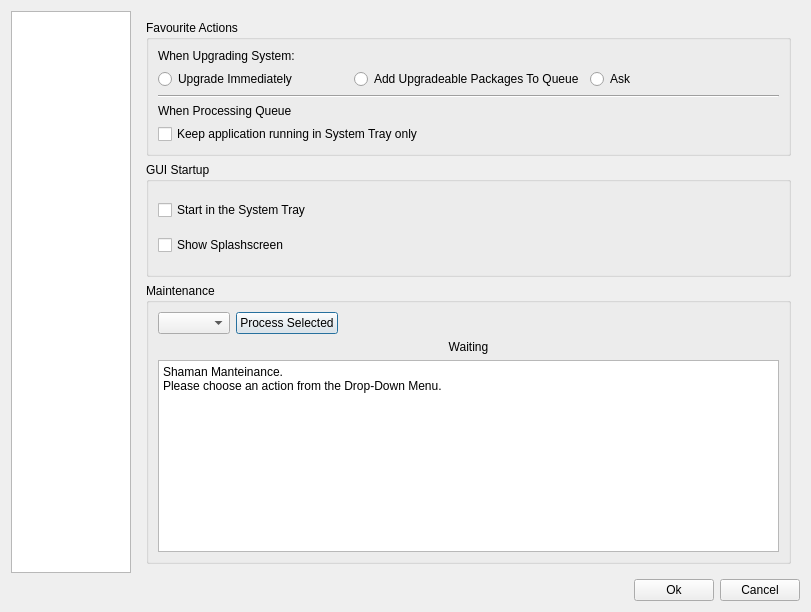
<ui version="4.0" >
 <class>ConfigDialog</class>
 <widget class="QDialog" name="ConfigDialog" >
  <property name="geometry" >
   <rect>
    <x>0</x>
    <y>0</y>
    <width>811</width>
    <height>612</height>
   </rect>
  </property>
  <property name="windowTitle" >
   <string>Shaman - Configuration</string>
  </property>
  <property name="windowIcon" >
   <iconset resource="shaman.qrc" >
    <normaloff>:/Icons/icons/shaman/shaman-system-is-up-to-date-32.png</normaloff>:/Icons/icons/shaman/shaman-system-is-up-to-date-32.png</iconset>
  </property>
  <layout class="QGridLayout" >
   <item row="0" column="0" >
    <widget class="QListWidget" name="listWidget" >
     <property name="sizePolicy" >
      <sizepolicy vsizetype="Minimum" hsizetype="Fixed" >
       <horstretch>0</horstretch>
       <verstretch>0</verstretch>
      </sizepolicy>
     </property>
     <property name="maximumSize" >
      <size>
       <width>120</width>
       <height>16777215</height>
      </size>
     </property>
     <property name="horizontalScrollBarPolicy" >
      <enum>Qt::ScrollBarAlwaysOff</enum>
     </property>
     <property name="dragDropMode" >
      <enum>QAbstractItemView::NoDragDrop</enum>
     </property>
     <property name="selectionBehavior" >
      <enum>QAbstractItemView::SelectRows</enum>
     </property>
     <property name="movement" >
      <enum>QListView::Static</enum>
     </property>
     <property name="isWrapping" stdset="0" >
      <bool>true</bool>
     </property>
     <property name="layoutMode" >
      <enum>QListView::SinglePass</enum>
     </property>
     <property name="spacing" >
      <number>12</number>
     </property>
     <property name="viewMode" >
      <enum>QListView::IconMode</enum>
     </property>
     <property name="uniformItemSizes" >
      <bool>true</bool>
     </property>
    </widget>
   </item>
   <item row="0" column="1" colspan="3" >
    <widget class="QStackedWidget" name="stackedWidget" >
     <property name="sizePolicy" >
      <sizepolicy vsizetype="Minimum" hsizetype="Minimum" >
       <horstretch>0</horstretch>
       <verstretch>0</verstretch>
      </sizepolicy>
     </property>
     <property name="currentIndex" >
      <number>0</number>
     </property>
     <widget class="QWidget" name="Seite" >
      <property name="geometry" >
       <rect>
        <x>0</x>
        <y>0</y>
        <width>679</width>
        <height>570</height>
       </rect>
      </property>
      <layout class="QVBoxLayout" >
       <item>
        <widget class="QGroupBox" name="groupBox_5" >
         <property name="title" >
          <string>Favourite Actions</string>
         </property>
         <property name="alignment" >
          <set>Qt::AlignLeading</set>
         </property>
         <layout class="QGridLayout" >
          <item row="0" column="0" >
           <widget class="QLabel" name="label_7" >
            <property name="text" >
             <string>When Upgrading System:</string>
            </property>
           </widget>
          </item>
          <item row="1" column="0" >
           <layout class="QHBoxLayout" >
            <item>
             <widget class="QRadioButton" name="upNowRadio" >
              <property name="text" >
               <string>Upgrade Immediately</string>
              </property>
             </widget>
            </item>
            <item>
             <widget class="QRadioButton" name="addUpRadio" >
              <property name="text" >
               <string>Add Upgradeable Packages To Queue</string>
              </property>
             </widget>
            </item>
            <item>
             <widget class="QRadioButton" name="askUpRadio" >
              <property name="text" >
               <string>Ask</string>
              </property>
             </widget>
            </item>
           </layout>
          </item>
          <item row="2" column="0" >
           <widget class="Line" name="line" >
            <property name="orientation" >
             <enum>Qt::Horizontal</enum>
            </property>
           </widget>
          </item>
          <item row="3" column="0" >
           <widget class="QLabel" name="label_8" >
            <property name="text" >
             <string>When Processing Queue</string>
            </property>
           </widget>
          </item>
          <item row="4" column="0" >
           <widget class="QCheckBox" name="keepQueueTrayBox" >
            <property name="text" >
             <string>Keep application running in System Tray only</string>
            </property>
           </widget>
          </item>
         </layout>
        </widget>
       </item>
       <item>
        <widget class="QGroupBox" name="groupBox_6" >
         <property name="title" >
          <string>GUI Startup</string>
         </property>
         <layout class="QGridLayout" >
          <item row="0" column="0" >
           <widget class="QCheckBox" name="startTrayBox" >
            <property name="text" >
             <string>Start in the System Tray</string>
            </property>
           </widget>
          </item>
          <item row="1" column="0" >
           <widget class="QCheckBox" name="splashScreenBox" >
            <property name="text" >
             <string>Show Splashscreen</string>
            </property>
           </widget>
          </item>
         </layout>
        </widget>
       </item>
       <item>
        <widget class="QGroupBox" name="groupBox" >
         <property name="title" >
          <string>Maintenance</string>
         </property>
         <layout class="QGridLayout" >
          <item row="0" column="0" >
           <layout class="QVBoxLayout" >
            <item>
             <layout class="QHBoxLayout" >
              <item>
               <widget class="QComboBox" name="mantActionBox" />
              </item>
              <item>
               <widget class="QPushButton" name="mantProcessButton" >
                <property name="sizePolicy" >
                 <sizepolicy vsizetype="Fixed" hsizetype="Maximum" >
                  <horstretch>0</horstretch>
                  <verstretch>0</verstretch>
                 </sizepolicy>
                </property>
                <property name="text" >
                 <string>Process Selected</string>
                </property>
                <property name="icon" >
                 <iconset resource="shaman.qrc" >
                  <normaloff>:/Icons/icons/dialog-ok-apply.png</normaloff>:/Icons/icons/dialog-ok-apply.png</iconset>
                </property>
               </widget>
              </item>
              <item>
               <spacer>
                <property name="orientation" >
                 <enum>Qt::Horizontal</enum>
                </property>
                <property name="sizeHint" stdset="0" >
                 <size>
                  <width>40</width>
                  <height>20</height>
                 </size>
                </property>
               </spacer>
              </item>
             </layout>
            </item>
            <item>
             <layout class="QHBoxLayout" >
              <item>
               <widget class="QLabel" name="statusLabel" >
                <property name="text" >
                 <string comment="Waiting for a user action" >Waiting</string>
                </property>
                <property name="alignment" >
                 <set>Qt::AlignCenter</set>
                </property>
               </widget>
              </item>
             </layout>
            </item>
            <item>
             <widget class="QTextEdit" name="mantDetails" >
              <property name="sizePolicy" >
               <sizepolicy vsizetype="Maximum" hsizetype="Preferred" >
                <horstretch>0</horstretch>
                <verstretch>0</verstretch>
               </sizepolicy>
              </property>
              <property name="html" >
               <string>&lt;!DOCTYPE HTML PUBLIC "-//W3C//DTD HTML 4.0//EN" "http://www.w3.org/TR/REC-html40/strict.dtd">
&lt;html>&lt;head>&lt;meta name="qrichtext" content="1" />&lt;style type="text/css">
p, li { white-space: pre-wrap; }
&lt;/style>&lt;/head>&lt;body style=" font-family:'Bitstream Vera Sans'; font-size:10pt; font-weight:400; font-style:normal;">
&lt;p style=" margin-top:0px; margin-bottom:0px; margin-left:0px; margin-right:0px; -qt-block-indent:0; text-indent:0px; font-family:'Liberation Sans'; font-size:9pt;">Shaman Manteinance.&lt;/p>
&lt;p style=" margin-top:0px; margin-bottom:0px; margin-left:0px; margin-right:0px; -qt-block-indent:0; text-indent:0px; font-family:'Liberation Sans'; font-size:9pt;">Please choose an action from the Drop-Down Menu.&lt;/p>&lt;/body>&lt;/html></string>
              </property>
             </widget>
            </item>
           </layout>
          </item>
         </layout>
        </widget>
       </item>
      </layout>
     </widget>
     <widget class="QWidget" name="Seite_2" >
      <property name="geometry" >
       <rect>
        <x>0</x>
        <y>0</y>
        <width>100</width>
        <height>30</height>
       </rect>
      </property>
      <layout class="QGridLayout" >
       <item row="0" column="0" >
        <widget class="QGroupBox" name="groupBox_2" >
         <property name="sizePolicy" >
          <sizepolicy vsizetype="Preferred" hsizetype="Preferred" >
           <horstretch>0</horstretch>
           <verstretch>0</verstretch>
          </sizepolicy>
         </property>
         <property name="title" >
          <string>Checkable Options</string>
         </property>
         <layout class="QGridLayout" >
          <item row="0" column="0" >
           <widget class="QCheckBox" name="noPassiveFtpBox" >
            <property name="text" >
             <string>Use Active FTP</string>
            </property>
           </widget>
          </item>
          <item row="2" column="0" >
           <widget class="QCheckBox" name="useDeltaBox" >
            <property name="text" >
             <string>Use Deltas (needs xdelta to be installed)</string>
            </property>
           </widget>
          </item>
          <item row="1" column="0" >
           <widget class="QCheckBox" name="sysLogBox" >
            <property name="text" >
             <string>Use SysLog</string>
            </property>
           </widget>
          </item>
         </layout>
        </widget>
       </item>
       <item row="1" column="0" >
        <widget class="QGroupBox" name="groupBox_3" >
         <property name="title" >
          <string>Advanced Options</string>
         </property>
         <layout class="QGridLayout" >
          <item row="0" column="0" >
           <layout class="QVBoxLayout" >
            <item>
             <layout class="QGridLayout" >
              <item row="0" column="0" >
               <widget class="QLabel" name="label" >
                <property name="text" >
                 <string>HoldPkgs:</string>
                </property>
               </widget>
              </item>
              <item row="0" column="1" >
               <widget class="QLineEdit" name="holdPkgLine" />
              </item>
              <item row="1" column="0" >
               <widget class="QLabel" name="label_2" >
                <property name="text" >
                 <string>IgnorePkgs:</string>
                </property>
               </widget>
              </item>
              <item row="1" column="1" >
               <widget class="QLineEdit" name="ignorePkgLine" />
              </item>
              <item row="2" column="0" >
               <widget class="QLabel" name="label_3" >
                <property name="text" >
                 <string>IgnoreGroups:</string>
                </property>
               </widget>
              </item>
              <item row="2" column="1" >
               <widget class="QLineEdit" name="ignoreGrpsLine" />
              </item>
              <item row="3" column="0" >
               <widget class="QLabel" name="label_4" >
                <property name="text" >
                 <string>NoUpgrade:</string>
                </property>
               </widget>
              </item>
              <item row="3" column="1" >
               <widget class="QLineEdit" name="noUpgradeLine" />
              </item>
              <item row="4" column="0" >
               <widget class="QLabel" name="label_5" >
                <property name="text" >
                 <string>NoExtract:</string>
                </property>
               </widget>
              </item>
              <item row="4" column="1" >
               <widget class="QLineEdit" name="noExtractLine" />
              </item>
              <item row="5" column="0" >
               <widget class="QLabel" name="label_20" >
                <property name="text" >
                 <string>Log File:</string>
                </property>
               </widget>
              </item>
              <item row="5" column="1" >
               <widget class="QLineEdit" name="logFileLine" />
              </item>
             </layout>
            </item>
            <item>
             <layout class="QVBoxLayout" >
              <item>
               <widget class="QLabel" name="label_6" >
                <property name="text" >
                 <string>XFerCommand: (example: /path/to/command %u) Blank for Default</string>
                </property>
               </widget>
              </item>
              <item>
               <widget class="QLineEdit" name="xFerCommandLine" />
              </item>
             </layout>
            </item>
           </layout>
          </item>
         </layout>
        </widget>
       </item>
       <item row="2" column="0" >
        <spacer>
         <property name="orientation" >
          <enum>Qt::Vertical</enum>
         </property>
         <property name="sizeHint" stdset="0" >
          <size>
           <width>20</width>
           <height>40</height>
          </size>
         </property>
        </spacer>
       </item>
      </layout>
     </widget>
     <widget class="QWidget" name="page" >
      <property name="geometry" >
       <rect>
        <x>0</x>
        <y>0</y>
        <width>100</width>
        <height>30</height>
       </rect>
      </property>
      <layout class="QGridLayout" >
       <item row="1" column="0" >
        <widget class="QTabWidget" name="repoTab" >
         <property name="currentIndex" >
          <number>0</number>
         </property>
         <widget class="QWidget" name="officialTab" >
          <property name="geometry" >
           <rect>
            <x>0</x>
            <y>0</y>
            <width>640</width>
            <height>320</height>
           </rect>
          </property>
          <attribute name="title" >
           <string>Arch Linux Official Repositories</string>
          </attribute>
          <attribute name="icon" >
           <iconset resource="shaman.qrc" >
            <normaloff>:/Icons/icons/archlinux-icon-crystal-32.svg</normaloff>:/Icons/icons/archlinux-icon-crystal-32.svg</iconset>
          </attribute>
          <layout class="QGridLayout" >
           <item row="0" column="0" >
            <layout class="QVBoxLayout" >
             <item>
              <layout class="QVBoxLayout" >
               <item>
                <layout class="QHBoxLayout" >
                 <item>
                  <widget class="QLabel" name="label_18" >
                   <property name="text" >
                    <string/>
                   </property>
                   <property name="pixmap" >
                    <pixmap resource="shaman.qrc" >:/Icons/icons/archlinux-icon-crystal-32.svg</pixmap>
                   </property>
                  </widget>
                 </item>
                 <item>
                  <widget class="QLabel" name="officialLabel" >
                   <property name="text" >
                    <string>Here you can choose what repositories to use between Arch Linux's official ones.
Please note that packages from Unstable and Testing may break your system.</string>
                   </property>
                  </widget>
                 </item>
                </layout>
               </item>
               <item>
                <widget class="QCheckBox" name="coreBox" >
                 <property name="text" >
                  <string comment="Do not translate" >Core</string>
                 </property>
                </widget>
               </item>
               <item>
                <widget class="QCheckBox" name="extraBox" >
                 <property name="text" >
                  <string comment="Do not translate" >Extra</string>
                 </property>
                </widget>
               </item>
               <item>
                <widget class="QCheckBox" name="communityBox" >
                 <property name="text" >
                  <string comment="Do not translate" >Community</string>
                 </property>
                </widget>
               </item>
               <item>
                <widget class="QCheckBox" name="testingBox" >
                 <property name="text" >
                  <string comment="Do not translate" >Testing</string>
                 </property>
                </widget>
               </item>
               <item>
                <widget class="QCheckBox" name="unstableBox" >
                 <property name="text" >
                  <string comment="Do not translate" >Unstable</string>
                 </property>
                </widget>
               </item>
               <item>
                <spacer>
                 <property name="orientation" >
                  <enum>Qt::Vertical</enum>
                 </property>
                 <property name="sizeHint" stdset="0" >
                  <size>
                   <width>20</width>
                   <height>40</height>
                  </size>
                 </property>
                </spacer>
               </item>
              </layout>
             </item>
             <item>
              <widget class="QGroupBox" name="groupBox_4" >
               <property name="title" >
                <string>Server</string>
               </property>
               <layout class="QGridLayout" >
                <item row="0" column="0" >
                 <widget class="QLabel" name="mirrorLabel" >
                  <property name="text" >
                   <string>Mirror:</string>
                  </property>
                 </widget>
                </item>
                <item row="0" column="1" >
                 <widget class="QComboBox" name="mirrorBox" />
                </item>
                <item row="2" column="1" >
                 <layout class="QHBoxLayout" >
                  <item>
                   <widget class="QLineEdit" name="addMirrorLine" />
                  </item>
                  <item>
                   <widget class="QPushButton" name="addMirrorButton" >
                    <property name="text" >
                     <string>Add Mirror</string>
                    </property>
                    <property name="icon" >
                     <iconset resource="shaman.qrc" >
                      <normaloff>:/Icons/icons/list-add.png</normaloff>:/Icons/icons/list-add.png</iconset>
                    </property>
                   </widget>
                  </item>
                 </layout>
                </item>
               </layout>
              </widget>
             </item>
            </layout>
           </item>
          </layout>
         </widget>
         <widget class="QWidget" name="KDEModTab" >
          <property name="geometry" >
           <rect>
            <x>0</x>
            <y>0</y>
            <width>640</width>
            <height>320</height>
           </rect>
          </property>
          <attribute name="title" >
           <string>KDEMod Repositories</string>
          </attribute>
          <attribute name="icon" >
           <iconset resource="shaman.qrc" >
            <normaloff>:/Icons/icons/archlinux-mods-kdemod.svg</normaloff>:/Icons/icons/archlinux-mods-kdemod.svg</iconset>
          </attribute>
          <layout class="QVBoxLayout" >
           <item>
            <layout class="QVBoxLayout" >
             <item>
              <layout class="QHBoxLayout" >
               <item>
                <widget class="QLabel" name="label_15" >
                 <property name="text" >
                  <string/>
                 </property>
                 <property name="pixmap" >
                  <pixmap resource="shaman.qrc" >:/Icons/icons/archlinux-mods-kdemod.svg</pixmap>
                 </property>
                </widget>
               </item>
               <item>
                <widget class="QLabel" name="KDEModLabel" >
                 <property name="text" >
                  <string>KDEMod is an improved version of KDE, an Arch Linux exclusive. Featuring an 
improved Qt build, compatible with Arch Linux standard Qt's, an improved theme,
and lots of addons, KDEMod is the best way to taste the ease and the power
of KDE with the simplicity and the power of Arch.</string>
                 </property>
                </widget>
               </item>
              </layout>
             </item>
             <item>
              <widget class="QCheckBox" name="KDEMod3Box" >
               <property name="text" >
                <string>KDEMod 3 Repository</string>
               </property>
              </widget>
             </item>
             <item>
              <widget class="QCheckBox" name="KDEMod3TestBox" >
               <property name="text" >
                <string>KDEMod 3 Testing Repository</string>
               </property>
              </widget>
             </item>
             <item>
              <widget class="QCheckBox" name="KDEMod4Box" >
               <property name="text" >
                <string>KDEMod 4 Repository (Unstable, testers only)</string>
               </property>
              </widget>
             </item>
             <item>
              <spacer>
               <property name="orientation" >
                <enum>Qt::Vertical</enum>
               </property>
               <property name="sizeHint" stdset="0" >
                <size>
                 <width>20</width>
                 <height>40</height>
                </size>
               </property>
              </spacer>
             </item>
             <item>
              <widget class="QGroupBox" name="groupBox_13" >
               <property name="title" >
                <string>Server</string>
               </property>
               <layout class="QGridLayout" >
                <item row="0" column="0" >
                 <widget class="QLabel" name="mirrorLabel_2" >
                  <property name="text" >
                   <string>Mirror:</string>
                  </property>
                 </widget>
                </item>
                <item row="0" column="1" >
                 <widget class="QComboBox" name="KDEModMirrorBox" />
                </item>
                <item row="2" column="1" >
                 <layout class="QHBoxLayout" >
                  <item>
                   <widget class="QLineEdit" name="addKDEModMirrorLine" />
                  </item>
                  <item>
                   <widget class="QPushButton" name="addKDEModMirrorButton" >
                    <property name="text" >
                     <string>Add Mirror</string>
                    </property>
                    <property name="icon" >
                     <iconset resource="shaman.qrc" >
                      <normaloff>:/Icons/icons/list-add.png</normaloff>:/Icons/icons/list-add.png</iconset>
                    </property>
                   </widget>
                  </item>
                 </layout>
                </item>
               </layout>
              </widget>
             </item>
            </layout>
           </item>
          </layout>
         </widget>
         <widget class="QWidget" name="thirdPartyTab" >
          <property name="geometry" >
           <rect>
            <x>0</x>
            <y>0</y>
            <width>640</width>
            <height>320</height>
           </rect>
          </property>
          <attribute name="title" >
           <string>Third-Party Repositories</string>
          </attribute>
          <attribute name="icon" >
           <iconset resource="shaman.qrc" >
            <normaloff>:/Icons/icons/network-server-database.png</normaloff>:/Icons/icons/network-server-database.png</iconset>
          </attribute>
          <layout class="QGridLayout" >
           <item row="0" column="0" >
            <layout class="QVBoxLayout" >
             <item>
              <widget class="QLabel" name="thirdPartyLabel" >
               <property name="text" >
                <string>You can extend your packages choice by adding other repositories. Third-Party 
Repositories act just as normal ones, and will be accessible through both Shaman
and Pacman.</string>
               </property>
              </widget>
             </item>
             <item>
              <widget class="QTreeWidget" name="thirdPartyWidget" >
               <property name="indentation" >
                <number>0</number>
               </property>
               <property name="itemsExpandable" >
                <bool>false</bool>
               </property>
               <column>
                <property name="text" >
                 <string>Repository</string>
                </property>
               </column>
               <column>
                <property name="text" >
                 <string>Server</string>
                </property>
               </column>
              </widget>
             </item>
             <item>
              <layout class="QHBoxLayout" >
               <item>
                <spacer>
                 <property name="orientation" >
                  <enum>Qt::Horizontal</enum>
                 </property>
                 <property name="sizeHint" stdset="0" >
                  <size>
                   <width>71</width>
                   <height>20</height>
                  </size>
                 </property>
                </spacer>
               </item>
               <item>
                <widget class="QPushButton" name="addThirdPartyButton" >
                 <property name="text" >
                  <string>Add New Repository</string>
                 </property>
                 <property name="icon" >
                  <iconset resource="shaman.qrc" >
                   <normaloff>:/Icons/icons/list-add.png</normaloff>:/Icons/icons/list-add.png</iconset>
                 </property>
                </widget>
               </item>
               <item>
                <widget class="QPushButton" name="editThirdPartyButton" >
                 <property name="text" >
                  <string>Edit Repository</string>
                 </property>
                 <property name="icon" >
                  <iconset resource="shaman.qrc" >
                   <normaloff>:/Icons/icons/draw-text.png</normaloff>:/Icons/icons/draw-text.png</iconset>
                 </property>
                </widget>
               </item>
               <item>
                <widget class="QPushButton" name="removeThirdPartyButton" >
                 <property name="text" >
                  <string>Remove Repository</string>
                 </property>
                 <property name="icon" >
                  <iconset resource="shaman.qrc" >
                   <normaloff>:/Icons/icons/list-remove.png</normaloff>:/Icons/icons/list-remove.png</iconset>
                 </property>
                </widget>
               </item>
              </layout>
             </item>
            </layout>
           </item>
          </layout>
         </widget>
        </widget>
       </item>
      </layout>
     </widget>
     <widget class="QWidget" name="Seite_3" >
      <property name="geometry" >
       <rect>
        <x>0</x>
        <y>0</y>
        <width>100</width>
        <height>30</height>
       </rect>
      </property>
      <layout class="QGridLayout" >
       <item row="0" column="0" >
        <widget class="QGroupBox" name="groupBox_9" >
         <property name="title" >
          <string>Preferences</string>
         </property>
         <layout class="QGridLayout" >
          <item row="0" column="0" >
           <widget class="QCheckBox" name="makeDepsSourceBox" >
            <property name="text" >
             <string>Process all dependencies and queue from binary first (recommended)</string>
            </property>
           </widget>
          </item>
          <item row="1" column="0" >
           <widget class="QCheckBox" name="reviewBuildOutBox" >
            <property name="text" >
             <string>Review Building output before installing</string>
            </property>
           </widget>
          </item>
         </layout>
        </widget>
       </item>
       <item row="1" column="0" >
        <widget class="QGroupBox" name="groupBox_7" >
         <property name="title" >
          <string>ABS Configuration</string>
         </property>
         <layout class="QGridLayout" >
          <item row="0" column="0" >
           <widget class="QRadioButton" name="useMatchSupRadio" >
            <property name="text" >
             <string>Use supfiles that match your current repositories</string>
            </property>
           </widget>
          </item>
          <item row="1" column="0" >
           <layout class="QHBoxLayout" >
            <item>
             <widget class="QRadioButton" name="useCustomSupRadio" >
              <property name="text" >
               <string>Define supfiles manually</string>
              </property>
             </widget>
            </item>
            <item>
             <widget class="QLineEdit" name="supEdit" />
            </item>
           </layout>
          </item>
         </layout>
        </widget>
       </item>
       <item row="2" column="0" >
        <widget class="QGroupBox" name="groupBox_8" >
         <property name="title" >
          <string>Makepkg Configuration</string>
         </property>
         <layout class="QGridLayout" >
          <item row="0" column="0" >
           <widget class="QLabel" name="label_9" >
            <property name="text" >
             <string>CFlags</string>
            </property>
           </widget>
          </item>
          <item row="0" column="1" >
           <widget class="QLineEdit" name="CFlagEdit" />
          </item>
          <item row="1" column="0" >
           <widget class="QLabel" name="label_10" >
            <property name="text" >
             <string>CXXFlags</string>
            </property>
           </widget>
          </item>
          <item row="1" column="1" >
           <widget class="QLineEdit" name="CXXFlagEdit" />
          </item>
          <item row="2" column="0" >
           <widget class="QLabel" name="label_11" >
            <property name="text" >
             <string>BuildEnv</string>
            </property>
           </widget>
          </item>
          <item row="2" column="1" >
           <widget class="QLineEdit" name="buildEnvEdit" />
          </item>
          <item row="3" column="0" >
           <widget class="QLabel" name="label_12" >
            <property name="text" >
             <string>Options</string>
            </property>
           </widget>
          </item>
          <item row="3" column="1" >
           <widget class="QLineEdit" name="optionsMkPkgEdit" />
          </item>
          <item row="4" column="0" >
           <widget class="QLabel" name="label_13" >
            <property name="text" >
             <string>Doc_Dirs</string>
            </property>
           </widget>
          </item>
          <item row="4" column="1" >
           <widget class="QLineEdit" name="docDirsEdit" />
          </item>
         </layout>
        </widget>
       </item>
       <item row="3" column="0" >
        <widget class="QGroupBox" name="groupBox_10" >
         <property name="title" >
          <string>Build Environment</string>
         </property>
         <layout class="QGridLayout" >
          <item row="0" column="0" >
           <layout class="QHBoxLayout" >
            <item>
             <widget class="QLabel" name="label_14" >
              <property name="text" >
               <string>Building Path</string>
              </property>
             </widget>
            </item>
            <item>
             <widget class="QLineEdit" name="buildPathEdit" />
            </item>
           </layout>
          </item>
          <item row="1" column="0" >
           <widget class="QCheckBox" name="cleanMakeDepsBox" >
            <property name="text" >
             <string>Remove installed makedepends after build</string>
            </property>
           </widget>
          </item>
          <item row="2" column="0" >
           <widget class="QCheckBox" name="cleanBuildEnvBox" >
            <property name="text" >
             <string>Clean Build Environment after installation</string>
            </property>
           </widget>
          </item>
         </layout>
        </widget>
       </item>
      </layout>
     </widget>
     <widget class="QWidget" name="page_2" >
      <property name="geometry" >
       <rect>
        <x>0</x>
        <y>0</y>
        <width>100</width>
        <height>30</height>
       </rect>
      </property>
      <layout class="QGridLayout" >
       <item row="0" column="0" >
        <widget class="QGroupBox" name="groupBox_11" >
         <property name="title" >
          <string>When Application is in System Tray only</string>
         </property>
         <layout class="QGridLayout" >
          <item row="0" column="0" colspan="2" >
           <widget class="QCheckBox" name="updateDbTrayBox" >
            <property name="text" >
             <string>Update Database every</string>
            </property>
           </widget>
          </item>
          <item row="0" column="2" >
           <widget class="QSpinBox" name="minutesSpin" >
            <property name="enabled" >
             <bool>true</bool>
            </property>
            <property name="suffix" >
             <string comment="As in &quot;minutes&quot;" >min</string>
            </property>
           </widget>
          </item>
          <item row="1" column="0" colspan="3" >
           <widget class="QCheckBox" name="updateDbShowNotify" >
            <property name="text" >
             <string>Show tray notification Windows</string>
            </property>
            <property name="checked" >
             <bool>false</bool>
            </property>
           </widget>
          </item>
          <item row="2" column="0" >
           <widget class="QLabel" name="label_17" >
            <property name="text" >
             <string>If upgrades are available:</string>
            </property>
           </widget>
          </item>
          <item row="2" column="1" colspan="2" >
           <widget class="QRadioButton" name="upNotifyRadio" >
            <property name="text" >
             <string>Just Notify</string>
            </property>
           </widget>
          </item>
          <item row="2" column="3" >
           <widget class="QRadioButton" name="upNotifyAddRadio" >
            <property name="text" >
             <string>Notify and add them to Queue</string>
            </property>
           </widget>
          </item>
         </layout>
        </widget>
       </item>
       <item row="1" column="0" >
        <widget class="QGroupBox" name="proxyGroup" >
         <property name="title" >
          <string>Use a proxy-server</string>
         </property>
         <property name="checkable" >
          <bool>true</bool>
         </property>
         <property name="checked" >
          <bool>false</bool>
         </property>
         <layout class="QGridLayout" >
          <item row="0" column="0" >
           <widget class="QLabel" name="label_16" >
            <property name="text" >
             <string>IP:</string>
            </property>
           </widget>
          </item>
          <item row="0" column="1" >
           <widget class="QLineEdit" name="proxyServer" >
            <property name="sizePolicy" >
             <sizepolicy vsizetype="Fixed" hsizetype="MinimumExpanding" >
              <horstretch>0</horstretch>
              <verstretch>0</verstretch>
             </sizepolicy>
            </property>
            <property name="minimumSize" >
             <size>
              <width>0</width>
              <height>0</height>
             </size>
            </property>
           </widget>
          </item>
          <item row="0" column="2" >
           <widget class="QLabel" name="label_19" >
            <property name="text" >
             <string>Port:</string>
            </property>
           </widget>
          </item>
          <item row="0" column="3" >
           <widget class="QLineEdit" name="proxyPort" >
            <property name="sizePolicy" >
             <sizepolicy vsizetype="Fixed" hsizetype="Fixed" >
              <horstretch>0</horstretch>
              <verstretch>0</verstretch>
             </sizepolicy>
            </property>
            <property name="minimumSize" >
             <size>
              <width>40</width>
              <height>0</height>
             </size>
            </property>
            <property name="maximumSize" >
             <size>
              <width>40</width>
              <height>16777215</height>
             </size>
            </property>
           </widget>
          </item>
          <item row="0" column="4" >
           <spacer>
            <property name="orientation" >
             <enum>Qt::Horizontal</enum>
            </property>
            <property name="sizeHint" stdset="0" >
             <size>
              <width>191</width>
              <height>20</height>
             </size>
            </property>
           </spacer>
          </item>
          <item row="1" column="0" colspan="2" >
           <widget class="QCheckBox" name="httpProxyBox" >
            <property name="text" >
             <string>HTTP Proxy</string>
            </property>
           </widget>
          </item>
          <item row="2" column="0" colspan="2" >
           <widget class="QCheckBox" name="ftpProxyBox" >
            <property name="text" >
             <string>FTP Proxy</string>
            </property>
           </widget>
          </item>
         </layout>
        </widget>
       </item>
       <item row="2" column="0" >
        <widget class="QGroupBox" name="useRSSBox" >
         <property name="title" >
          <string>Use Shaman RSS Capabilities</string>
         </property>
         <property name="checkable" >
          <bool>true</bool>
         </property>
         <property name="checked" >
          <bool>false</bool>
         </property>
         <layout class="QGridLayout" >
          <item row="0" column="0" >
           <widget class="QCheckBox" name="updateRSSBox" >
            <property name="text" >
             <string>Update RSS Feed Every</string>
            </property>
           </widget>
          </item>
          <item row="0" column="1" >
           <widget class="QSpinBox" name="updateRSSSpin" >
            <property name="suffix" >
             <string comment="As in &quot;minutes&quot;" >min</string>
            </property>
           </widget>
          </item>
          <item row="1" column="0" >
           <widget class="QCheckBox" name="notifyRSSBox" >
            <property name="text" >
             <string>Notify upon new items</string>
            </property>
           </widget>
          </item>
          <item row="2" column="0" colspan="3" >
           <widget class="QCheckBox" name="notifyQueueRSSBox" >
            <property name="text" >
             <string>Check if there is an unread news about a package in Queue before processing it</string>
            </property>
           </widget>
          </item>
          <item row="0" column="2" >
           <spacer>
            <property name="orientation" >
             <enum>Qt::Horizontal</enum>
            </property>
            <property name="sizeHint" stdset="0" >
             <size>
              <width>40</width>
              <height>20</height>
             </size>
            </property>
           </spacer>
          </item>
         </layout>
        </widget>
       </item>
       <item row="4" column="0" >
        <spacer>
         <property name="orientation" >
          <enum>Qt::Vertical</enum>
         </property>
         <property name="sizeHint" stdset="0" >
          <size>
           <width>20</width>
           <height>40</height>
          </size>
         </property>
        </spacer>
       </item>
       <item row="3" column="0" >
        <widget class="QGroupBox" name="groupBox_12" >
         <property name="title" >
          <string>Interface</string>
         </property>
         <layout class="QVBoxLayout" >
          <item>
           <widget class="QCheckBox" name="autoStartBox" >
            <property name="text" >
             <string>Start Shaman Automatically on X Startup</string>
            </property>
           </widget>
          </item>
          <item>
           <widget class="QCheckBox" name="noRootBox" >
            <property name="text" >
             <string>Forbid starting Shaman as root</string>
            </property>
           </widget>
          </item>
         </layout>
        </widget>
       </item>
      </layout>
     </widget>
    </widget>
   </item>
   <item row="1" column="0" colspan="2" >
    <spacer>
     <property name="orientation" >
      <enum>Qt::Horizontal</enum>
     </property>
     <property name="sizeHint" stdset="0" >
      <size>
       <width>40</width>
       <height>20</height>
      </size>
     </property>
    </spacer>
   </item>
   <item row="1" column="2" >
    <widget class="QPushButton" name="okButton" >
     <property name="sizePolicy" >
      <sizepolicy vsizetype="Fixed" hsizetype="Maximum" >
       <horstretch>0</horstretch>
       <verstretch>0</verstretch>
      </sizepolicy>
     </property>
     <property name="text" >
      <string>Ok</string>
     </property>
     <property name="icon" >
      <iconset resource="shaman.qrc" >
       <normaloff>:/Icons/icons/dialog-ok-apply.png</normaloff>:/Icons/icons/dialog-ok-apply.png</iconset>
     </property>
    </widget>
   </item>
   <item row="1" column="3" >
    <widget class="QPushButton" name="cancelButton" >
     <property name="sizePolicy" >
      <sizepolicy vsizetype="Fixed" hsizetype="Maximum" >
       <horstretch>0</horstretch>
       <verstretch>0</verstretch>
      </sizepolicy>
     </property>
     <property name="text" >
      <string>Cancel</string>
     </property>
     <property name="icon" >
      <iconset resource="shaman.qrc" >
       <normaloff>:/Icons/icons/dialog-cancel.png</normaloff>:/Icons/icons/dialog-cancel.png</iconset>
     </property>
    </widget>
   </item>
  </layout>
 </widget>
 <resources>
  <include location="shaman.qrc" />
 </resources>
 <connections>
  <connection>
   <sender>cancelButton</sender>
   <signal>clicked()</signal>
   <receiver>ConfigDialog</receiver>
   <slot>reject()</slot>
   <hints>
    <hint type="sourcelabel" >
     <x>667</x>
     <y>585</y>
    </hint>
    <hint type="destinationlabel" >
     <x>405</x>
     <y>302</y>
    </hint>
   </hints>
  </connection>
  <connection>
   <sender>okButton</sender>
   <signal>clicked()</signal>
   <receiver>ConfigDialog</receiver>
   <slot>accept()</slot>
   <hints>
    <hint type="sourcelabel" >
     <x>765</x>
     <y>585</y>
    </hint>
    <hint type="destinationlabel" >
     <x>405</x>
     <y>302</y>
    </hint>
   </hints>
  </connection>
 </connections>
</ui>
